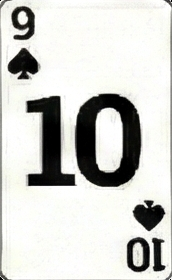
#> input picture assets/clubs_10.png, 172 x 280 px, given as the content of the folder /home/fila/projects/android/zoliky/src/main/res/drawable, which was not available
$ python round_corners.py
#> lines starting #> are read from the running program, lines starting #| are printed output that depends on the picture; after the words box and inside, x2 and y2 are one past the last pixel; in counts of white or black regions, pixels touching at a corner belong together; pictures that were not available may be replaced by others from this repository, and a replacement may not be noted
import cv2
import numpy as np
import os

def round_corners():
    directory = "/home/fila/projects/android/zoliky/src/main/res/drawable"
    # Radius for the rounded corners (pixels)
    radius = 18

    for filename in os.listdir(directory):
        if filename.endswith(".png") and ("_" in filename or filename in ["joker.png", "red_revers.png", "blue_revers.png"]):
            path = os.path.join(directory, filename)
            # Load with alpha channel
            img = cv2.imread(path, cv2.IMREAD_UNCHANGED)
#> img is the input picture: shape (280, 172, 3); mean B, G, R 203.4, 207.4, 207
            if img is None: continue

            # Ensure 4 channels (BGRA)
            if img.shape[2] == 3:
                img = cv2.cvtColor(img, cv2.COLOR_BGR2BGRA)
#> img: shape (280, 172, 4)

            h, w = img.shape[:2]
#> h = 280; w = 172

            # Create a mask with white rounded rectangle on black background
            mask = np.zeros((h, w), dtype=np.uint8)
            # Draw a filled rounded rectangle
            # Using polylines/contours to get smooth rounded corners
            cv2.rectangle(mask, (radius, 0), (w - radius, h), 255, -1)
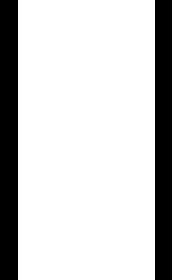
#> mask: shape (280, 172); 79.7% white; 2 black regions, box (x1, y1, x2, y2) and area: (0, 0, 18, 280) 5040, (155, 0, 172, 280) 4760
            cv2.rectangle(mask, (0, radius), (w, h - radius), 255, -1)
            cv2.circle(mask, (radius, radius), radius, 255, -1)
            cv2.circle(mask, (w - radius, radius), radius, 255, -1)
            cv2.circle(mask, (radius, h - radius), radius, 255, -1)
            cv2.circle(mask, (w - radius, h - radius), radius, 255, -1)
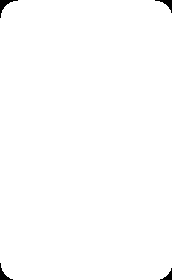
#> mask: shape (280, 172); 99.4% white; 4 black regions, box (x1, y1, x2, y2) and area: (0, 0, 18, 18) 90, (155, 0, 172, 13) 72, (0, 263, 13, 280) 72, (160, 268, 172, 280) 55

            # Apply mask to alpha channel
            img[:, :, 3] = cv2.bitwise_and(img[:, :, 3], mask)
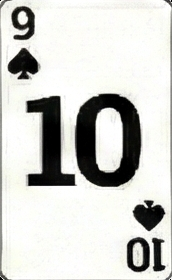
#> img: shape (280, 172, 4); mean B, G, R, A 203.4, 207.4, 207, 253.5

            cv2.imwrite(path, img)
            print(f"Rounded corners for {filename}")

if __name__ == "__main__":
    round_corners()

$ run again, on assets/clubs_2.png
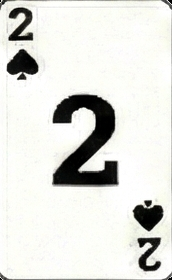
#> input picture assets/clubs_2.png, 172 x 280 px, given as the content of the folder /home/fila/projects/android/zoliky/src/main/res/drawable, which was not available
#> in round_corners, img is the input picture: shape (280, 172, 3); mean B, G, R 218.8, 223.7, 223.1
#> in round_corners, `img[:, :, 3] = cv2.bitwise_and(img[:, :, 3], mask)`:
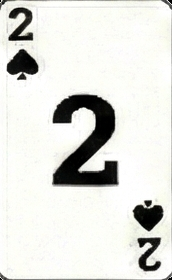
#> img: shape (280, 172, 4); mean B, G, R, A 218.8, 223.7, 223.1, 253.5

$ run again, on assets/clubs_3.png
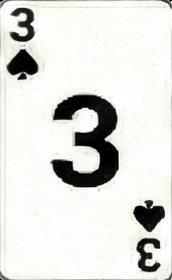
#> input picture assets/clubs_3.png, 172 x 280 px, given as the content of the folder /home/fila/projects/android/zoliky/src/main/res/drawable, which was not available
#> in round_corners, img is the input picture: shape (280, 172, 3); mean B, G, R 219.3, 223.6, 223
#> in round_corners, `img[:, :, 3] = cv2.bitwise_and(img[:, :, 3], mask)`:
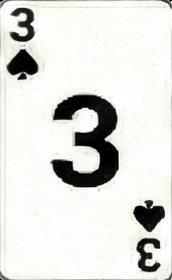
#> img: shape (280, 172, 4); mean B, G, R, A 219.3, 223.6, 223, 253.5
